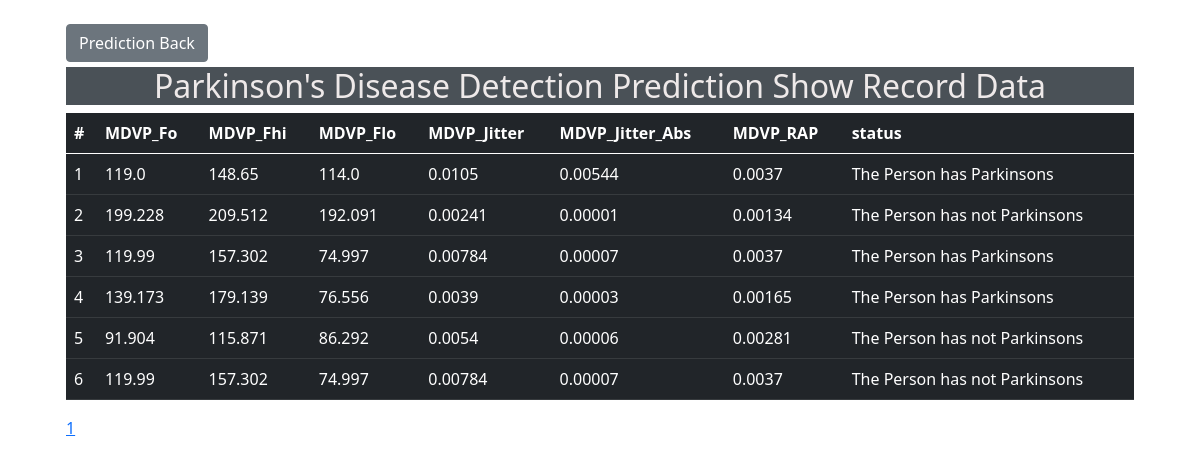
Screenshot of /predict/result/recordData/ with the database file from the repository.
### Parkinsons_Disease_App/models.py (models this page shows)
class ParkinsonPredict(models.Model):
    MDVP_Fo = models.FloatField()
    MDVP_Fhi = models.FloatField()
    MDVP_Flo = models.FloatField()
    MDVP_Jitter = models.FloatField()
    MDVP_Jitter_Abs = models.FloatField()
    MDVP_RAP = models.FloatField()
    MDVP_PPQ = models.FloatField()
    Jitter_DDP = models.FloatField()
    MDVP_Shimmer = models.FloatField()
    MDVP_Shimmer_dB = models.FloatField()
    Shimmer_APQ3 = models.FloatField()
    Shimmer_APQ5 = models.FloatField()
    MDVP_APQ = models.FloatField()
    Shimmer_DDA = models.FloatField()
    NHR = models.FloatField()
    HNR = models.FloatField()
    RPDE = models.FloatField()
    DFA = models.FloatField()
    spread1 = models.FloatField()
    spread2 = models.FloatField()
    D2 = models.FloatField()
    PPE = models.FloatField()
    status = models.CharField(max_length=200)

### Parkinsons_Disease_App/views.py (the view)
# urls.py: path('predict/result/recordData/', views.recordData, name="recordData"),
def recordData(request):
    data = ParkinsonPredict.objects.all().order_by('-id')
    paginator = Paginator(data, 10)
    page_number = request.GET.get('page')
    page_obj = paginator.get_page(page_number)
    return render(request, "recordData.html",{"page_obj":page_obj, })

### templates/recordData.html (shortened to what this page needs)
{% load static %}
<!DOCTYPE html>
<html lang="en">
<head>
    <link href="https://cdn.jsdelivr.net/npm/bootstrap@5.0.2/dist/css/bootstrap.min.css" rel="stylesheet">
</head>
<body>
    <div class="container">
        <div class="m-4">
            <table class="table table-dark table-hover">
                <a href="{% url 'predict' %}" class="btn btn-secondary">Prediction Back</a>
                <h2 style="text-align: center;color:rgba(241, 236, 236, 0.986); background-color:rgb(74, 81, 87);margin-top: 5px;">Parkinson's Disease Detection Prediction Show Record Data</h2>
                <thead>
                    <tr>
                        <th>#</th>
                        <th>MDVP_Fo</th>
                        <th>MDVP_Fhi</th>
                        <th>MDVP_Flo</th>
                        <th>MDVP_Jitter</th>
                        <th>MDVP_Jitter_Abs</th>
                        <th>MDVP_RAP</th>
                        <th>status</th>
                    </tr>
                </thead>
                <tbody>
                    {% if page_obj %}
                    {% for p in page_obj %}
                    <tr>
                        <td>{{ forloop.counter}}</td>
                        <td>{{p.MDVP_Fo}}</td>
                        <td>{{p.MDVP_Fhi}}</td>
                        <td>{{p.MDVP_Flo}}</td>
                        <td>{{p.MDVP_Jitter}}</td>
                        <td>{{p.MDVP_Jitter_Abs}}</td>
                        <td>{{p.MDVP_RAP}}</td>
                        <td>{{p.status}}</td>
                    </tr>
                    {% endfor %}
                    {% else %}
                     <br><br>
                     <h2>No It Any Parkinson's Disease Detection Prediction Data added yet.</h2>
                     <br><br>
                    {% endif %}
                </tbody>
            </table>
              <ul class="pagination">
               {% load l10n %}
               {% for page_obj in page_obj.paginator.page_range %}
                {% if page_obj.number == page_obj  %}
                    <li><a href="?page={{page_obj }}" class="active" >{{page_obj | localize }}</a></li>&nbsp;&nbsp;
                {% else %}
                    <li ><a href="?page={{page_obj}}">{{page_obj }}</a></li> &nbsp;&nbsp;
                {% endif %}
                {% endfor %}
            </ul>
        </div>
    </div>
</body>
</html>

### rows the page displays
ParkinsonPredict: MDVP_Fo "119.0", MDVP_Fhi "148.65", MDVP_Flo "114.0", MDVP_Jitter "0.0105", MDVP_Jitter_Abs "0.00544", MDVP_RAP "0.0037", status "The Person has Parkinsons"
ParkinsonPredict: MDVP_Fo "199.228", MDVP_Fhi "209.512", MDVP_Flo "192.091", MDVP_Jitter "0.00241", MDVP_Jitter_Abs "0.00001", MDVP_RAP "0.00134", status "The Person has not Parkinsons"
ParkinsonPredict: MDVP_Fo "119.99", MDVP_Fhi "157.302", MDVP_Flo "74.997", MDVP_Jitter "0.00784", MDVP_Jitter_Abs "0.00007", MDVP_RAP "0.0037", status "The Person has Parkinsons"
ParkinsonPredict: MDVP_Fo "139.173", MDVP_Fhi "179.139", MDVP_Flo "76.556", MDVP_Jitter "0.0039", MDVP_Jitter_Abs "0.00003", MDVP_RAP "0.00165", status "The Person has Parkinsons"
ParkinsonPredict: MDVP_Fo "91.904", MDVP_Fhi "115.871", MDVP_Flo "86.292", MDVP_Jitter "0.0054", MDVP_Jitter_Abs "0.00006", MDVP_RAP "0.00281", status "The Person has not Parkinsons"
ParkinsonPredict: MDVP_Fo "119.99", MDVP_Fhi "157.302", MDVP_Flo "74.997", MDVP_Jitter "0.00784", MDVP_Jitter_Abs "0.00007", MDVP_RAP "0.0037", status "The Person has not Parkinsons"

### other values shown
{{ page_obj }} "1"
